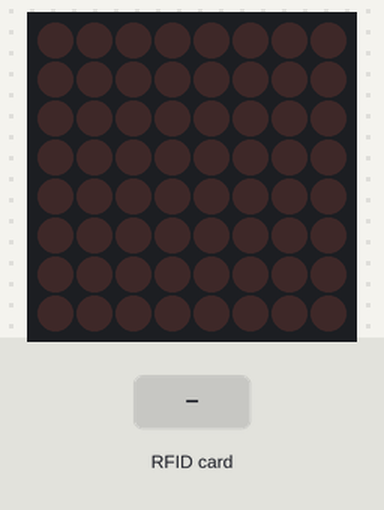
The sketch below on a simulated Arduino Uno, built with avr-gcc and run on an emulated ATmega328P. On the bench: 8×8 LED matrix. The inputs (shaded band) are chosen by the test bench.

Above: at 1.2 s.
1.3 s: RFID card 67 FA 80 C9 held to the reader
At 1.33 s:
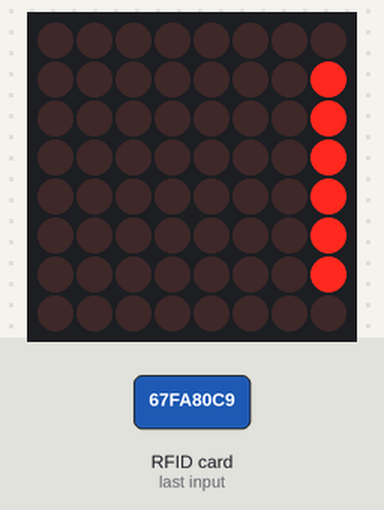
2.9 s: RFID card 5E 7A 19 C4 held to the reader
At 2.94 s:
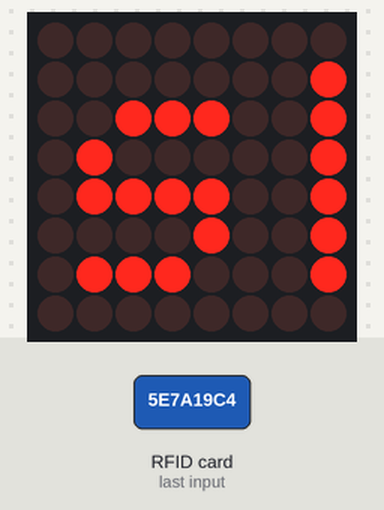

Measured:
- after the input at 1.3 s, the display: changes at once (image 1)
- after the input at 2.9 s, the display: changes at once (image 2)

The sketch:

sketch_rfid_with_display.ino
```cpp
#include <SPI.h>
#include <MFRC522.h>
#include <LedControl.h>
#include <MD_Parola.h>
#include <MD_MAX72xx.h>

#define RFID_SS_PIN 10
#define RFID_RST_PIN 9

#define DISPLAY_CS_PIN 3
#define DISPLAY_DATA_PIN 4
#define DISPLAY_CLK_PIN 5

#define HARDWARE_TYPE MD_MAX72XX::FC16_HW
#define NUMBER_OF_DISPLAYS 1

MFRC522 mfrc522(RFID_SS_PIN, RFID_RST_PIN);
MD_Parola myDisplay = MD_Parola(HARDWARE_TYPE, DISPLAY_DATA_PIN, DISPLAY_CLK_PIN, DISPLAY_CS_PIN, NUMBER_OF_DISPLAYS);

void setup() {
  setUpRfidScanner();
  setUpDisplay();
}

void setUpRfidScanner() {
  Serial.begin(9600);
  SPI.begin();
  mfrc522.PCD_Init();
}

void setUpDisplay() {
  myDisplay.begin();
  myDisplay.setIntensity(0);
  myDisplay.displayClear();
}

void loop() {
  animateText();

  if (noCardIsNearBy()) {
    return;
  }

  if (cardIdIsValid(getCardId())) {
    myDisplay.displayText("Access Granted", PA_CENTER, 30, 0, PA_SCROLL_LEFT, PA_SCROLL_LEFT);
  } else {
    myDisplay.displayText("Access Denied", PA_CENTER, 30, 0, PA_SCROLL_LEFT, PA_SCROLL_LEFT);
  }
}

void animateText() {
  if (myDisplay.displayAnimate()) {
    myDisplay.displayClear();
  }
}

boolean noCardIsNearBy() {
  return !mfrc522.PICC_IsNewCardPresent() || !mfrc522.PICC_ReadCardSerial();
}

boolean cardIdIsValid(String cardId) {
  return cardId == "67 FA 80 C9";
}

String getCardId() {
  String content = "";
  for (byte i = 0; i < mfrc522.uid.size; i++) {
    content.concat(String(mfrc522.uid.uidByte[i] < 0x10 ? " 0" : " "));
    content.concat(String(mfrc522.uid.uidByte[i], HEX));
  }
  content.toUpperCase();
  return content.substring(1);
}
```
